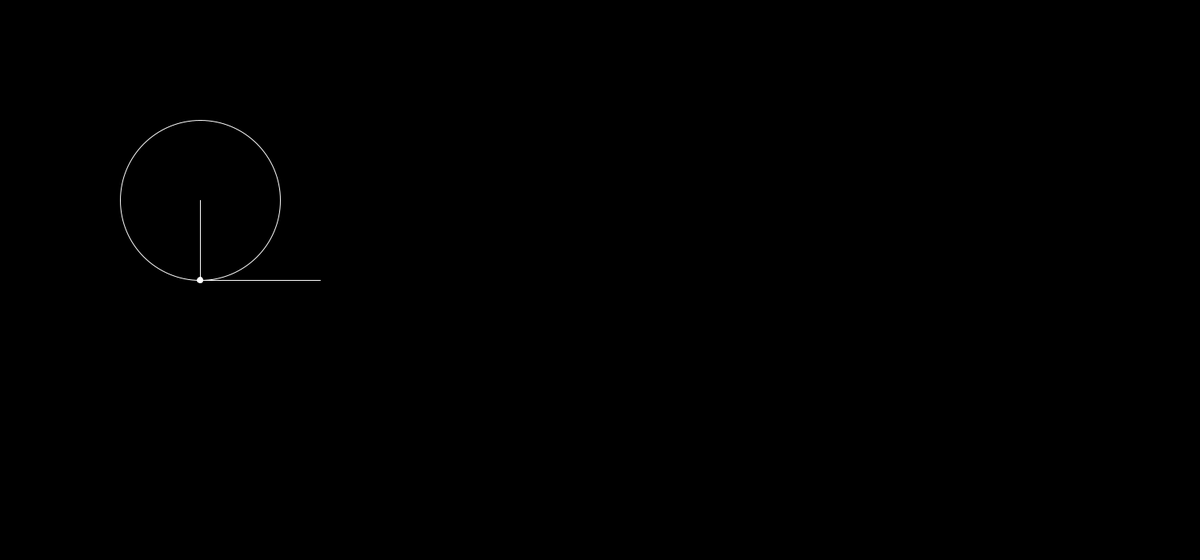
Frame 1 (no input)
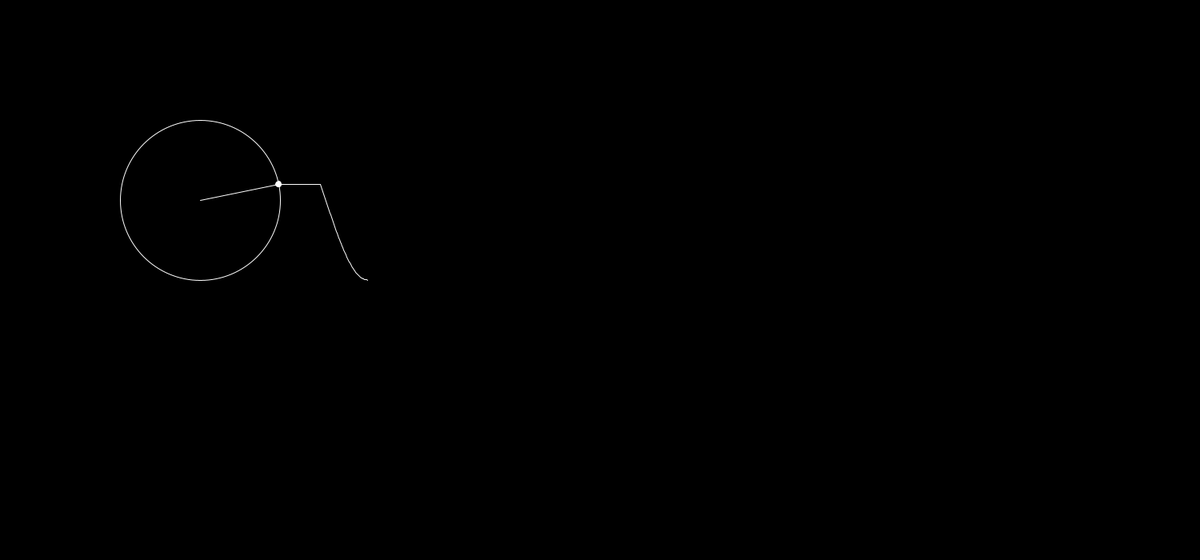
Frame 60 (the mouse pressed at the canvas centre just before this capture)
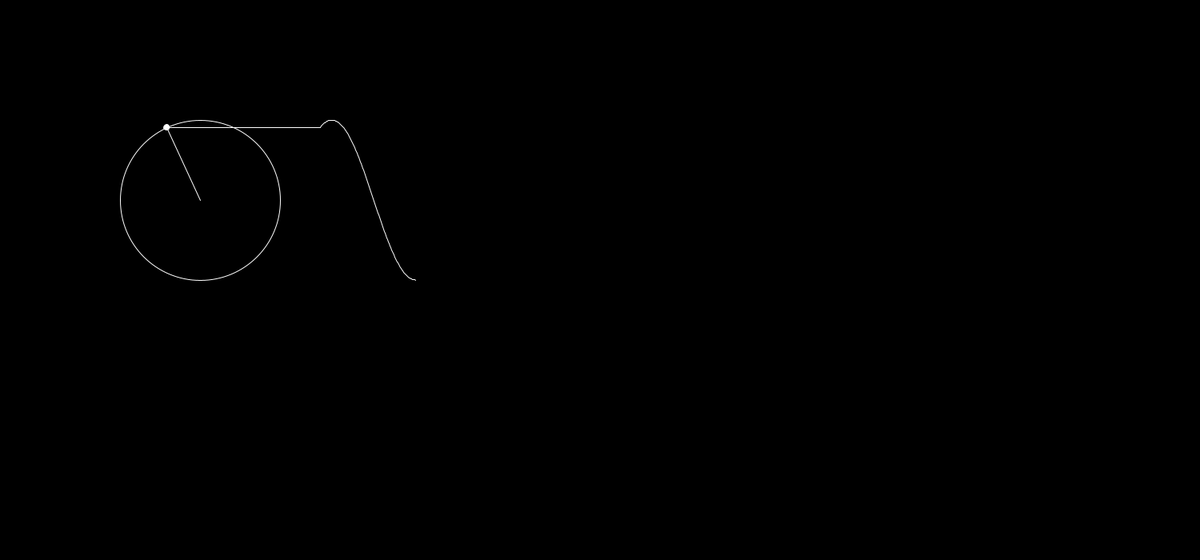
Frame 120 (the mouse held since frame 60 and released just before this capture)

The Processing sketch that drew these frames (run headless with seeded random() and noise(); from frame 60 on, the mouse is pressed at the canvas centre):

// Processing sketch: sketch_200324a
// ── sketch_200324a.pde
import java.util.ArrayList;

float time=0.0f;
int rad =100;
ArrayList<Float> wave = new ArrayList<Float>();

void setup() {
  size(1500, 700);
}



void draw() {
  background(0);
  translate(250, 250);
  float x= rad*sin(time);
  float y=rad*cos(time);
  wave.add(0, y);
  noFill();
  stroke(255);
  circle(0, 0, rad*2);
  fill(255);
  circle(x, y, 7);
  line(0, 0, x, y);
  translate(150, 0);
  line(x-150, y, 0, wave.get(0));
  beginShape();
  for (int i=0; i<wave.size(); i++) {
    noFill();
    vertex(i, wave.get(i));
  }

    if (wave.size()>1400) {
      wave.remove(1400);
    }
    System.out.println(wave.size());
  
  endShape();
  time+=0.03;
}
